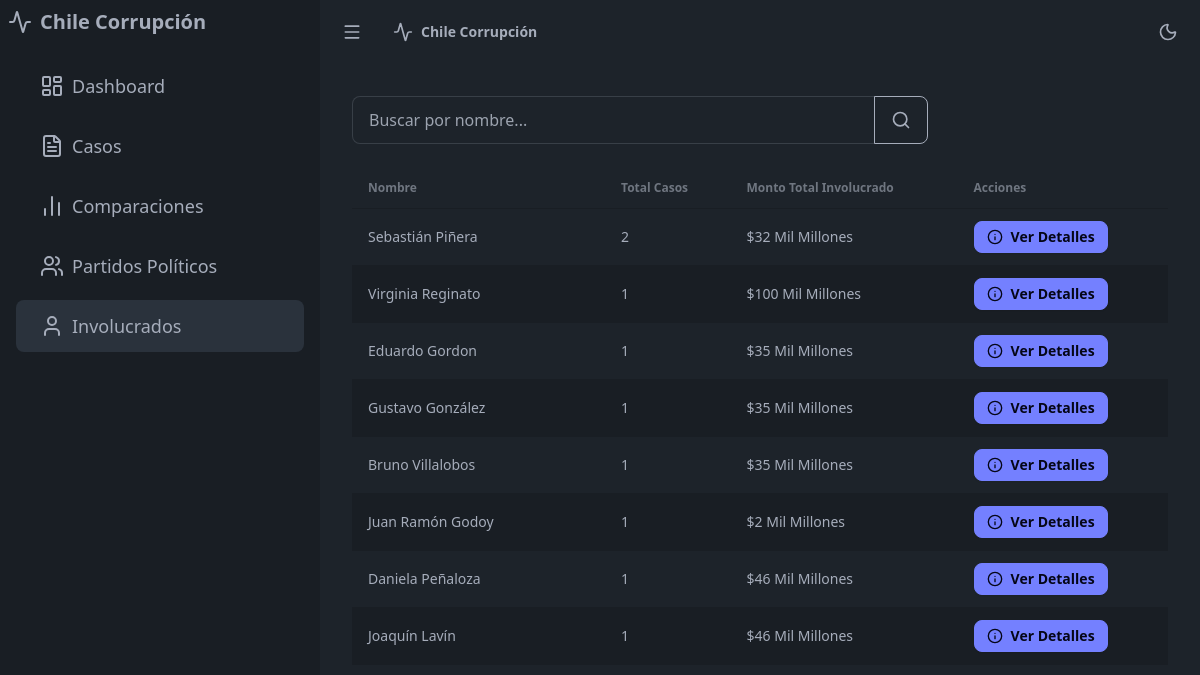
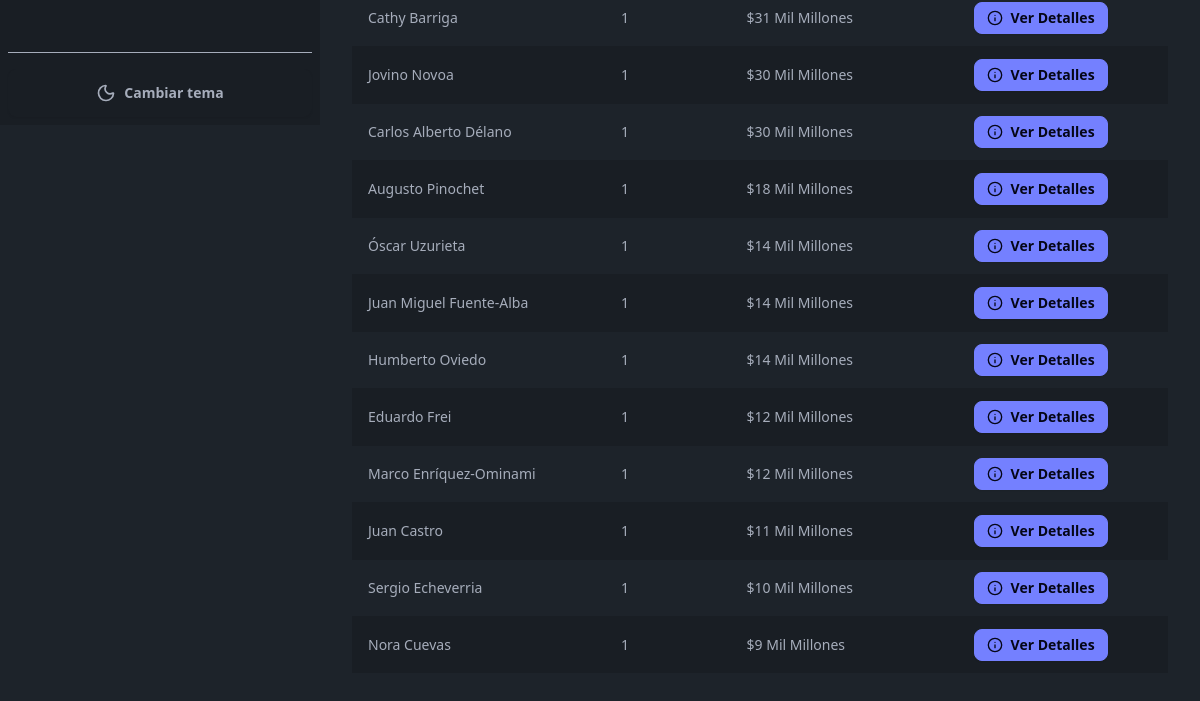
Page /involucrados/ on the earlier database version (2 pictures, top to bottom).
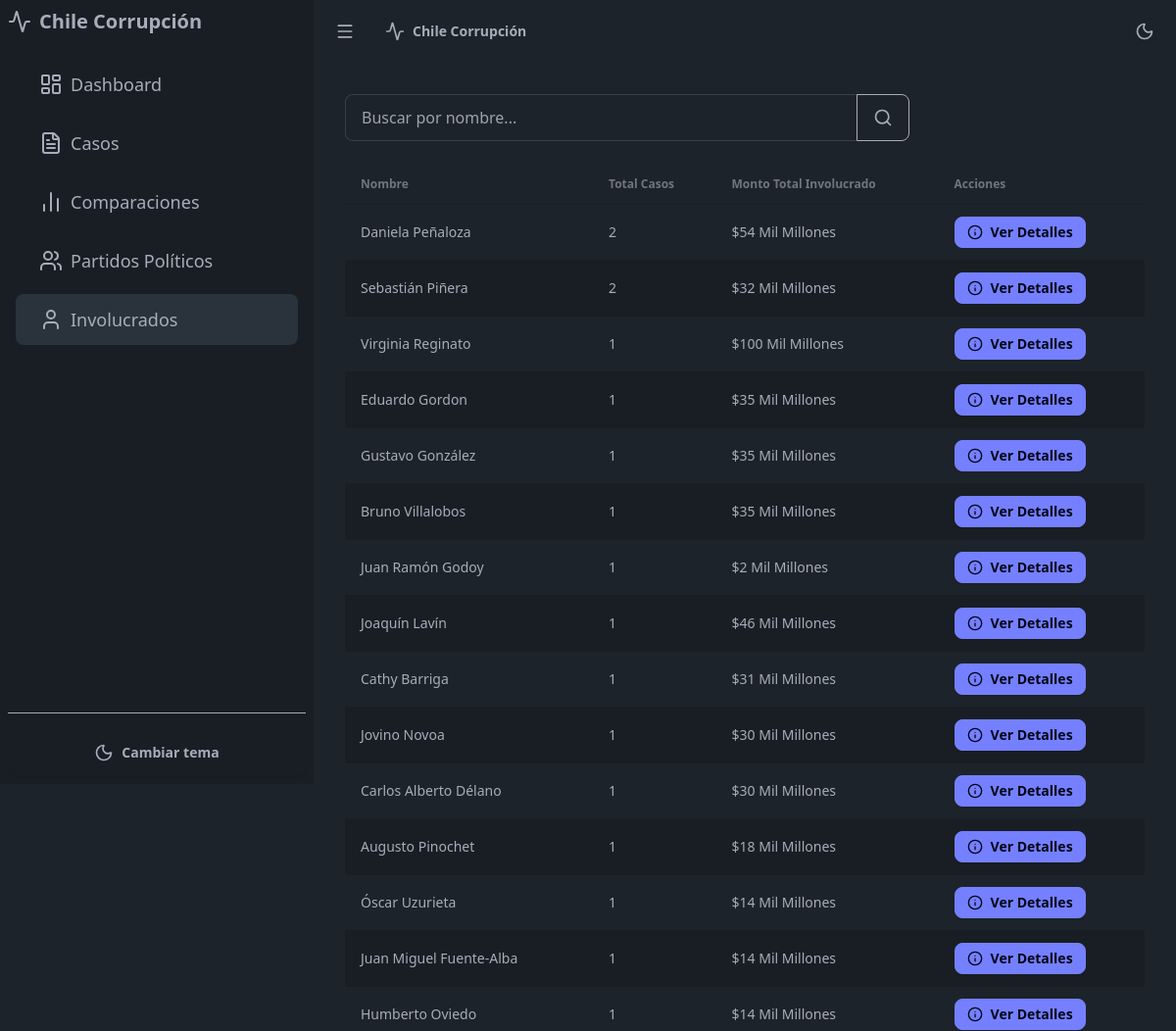
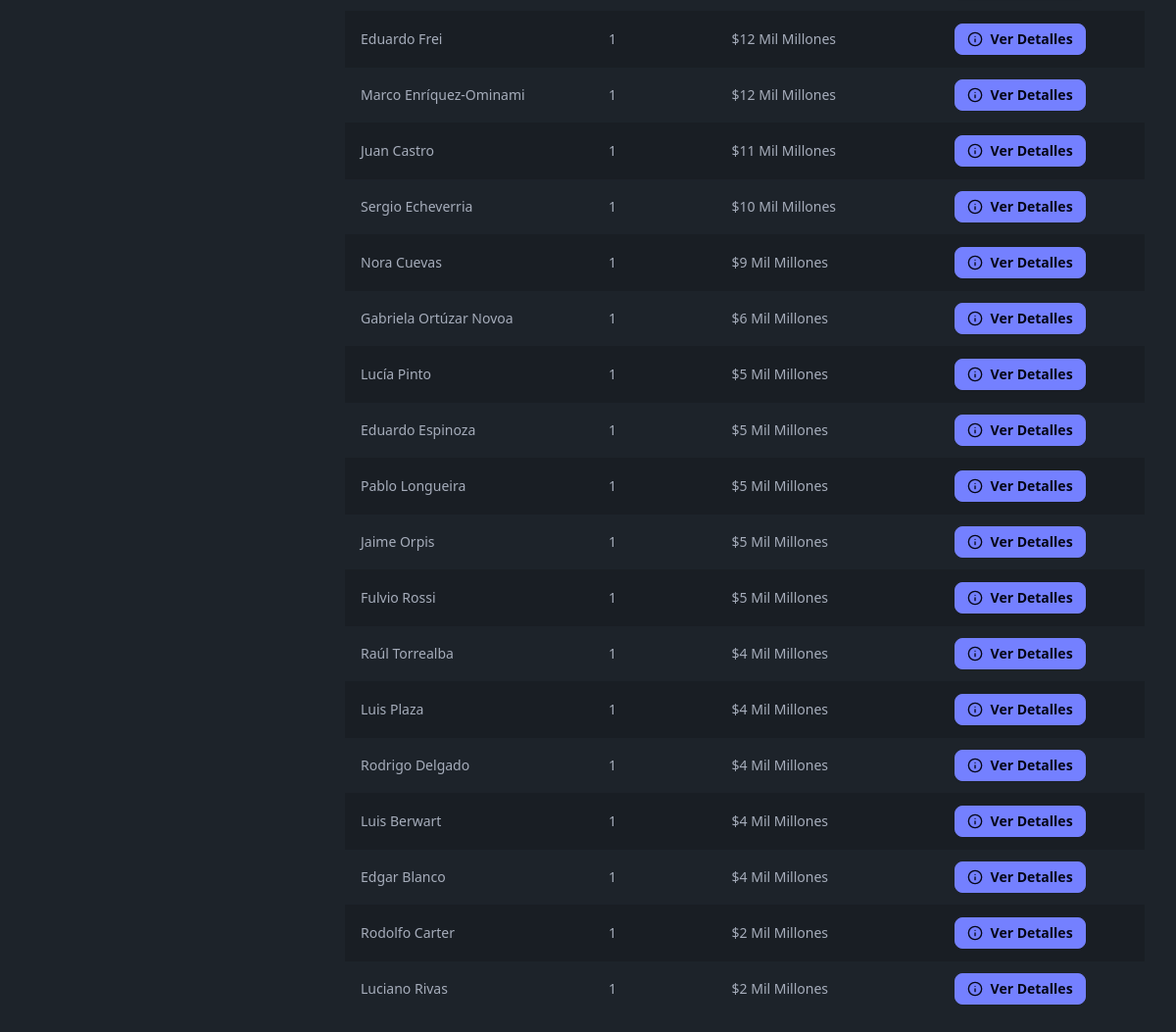
Same page on the later database version (2 pictures, top to bottom).
### data/models.py (models this page shows, shortened)
class Responsable(models.Model):
    nombre = models.CharField(max_length=255)

### visualization/views.py (the view)
# urls.py: path('involucrados/', views.involucrados, name='involucrados'),
def involucrados(request):
    query = request.GET.get('q', '')
    responsables = (
        Responsable.objects
        .annotate(
            total_casos=Count('casocorrupcion'),
            total_monto=Sum('casocorrupcion__monto', default=0)
        )
        .order_by('-total_casos')
    )
    if query:
        responsables = responsables.filter(nombre__icontains=query)
    return render(request, 'visualization/involucrados.html', {
        'responsables': responsables,
        'query': query
    })

### visualization/templatetags/custom_filters.py (called while the page is built)
@register.filter
def format_large_number(value):
    try:
        value = float(value)
        if value == 0:
            return "0"
        miles_millones = value / 1_000_000_000  # 9 ceros
        millones = value / 1_000_000  # 6 ceros
        if miles_millones >= 1:
            miles_millones_str = '{:,.0f}'.format(miles_millones).replace(',', '.')
            return f"{miles_millones_str} Mil Millones"
        if millones >= 1:
            millones_str = '{:,.0f}'.format(millones).replace(',', '.')
            return f"{millones_str} Millones"
        return '{:,.0f}'.format(value).replace(',', '.')
    except (ValueError, TypeError):
        return "0"

### templates/visualization/involucrados.html (shortened to what this page needs)
{% extends 'base.html' %}
{% load custom_filters %}
{% block content %}
<div class="mb-6">
    <form method="get" class="flex gap-2 max-w-xl">
        <div class="form-control flex-1">
            <div class="join w-full">
                <input type="text"
                       name="q"
                       placeholder="Buscar por nombre..."
                       class="input input-bordered join-item w-full"
                       value="{{ query }}">
                <button class="btn btn-outline join-item">
                    <i data-lucide="search" class="h-5 w-5"></i>
                </button>
            </div>
        </div>
    </form>
</div>
<div class="overflow-x-auto">
    <table class="table table-zebra w-full">
        <thead>
            <tr>
                <th>Nombre</th>
                <th>Total Casos</th>
                <th>Monto Total Involucrado</th>
                <th>Acciones</th>
            </tr>
        </thead>
        <tbody>
            {% for responsable in responsables %}
            <tr>
                <td class="font-medium">{{ responsable.nombre }}</td>
                <td>{{ responsable.total_casos }}</td>
                <td>${{ responsable.total_monto|format_large_number }}</td>
                <td>
                    <a href="{% url 'responsable_detalle' responsable.id %}" class="btn btn-sm btn-primary">
                        <i data-lucide="info" class="w-4 h-4"></i>
                        Ver Detalles
                    </a>
                </td>
            </tr>
            {% endfor %}
        </tbody>
    </table>
</div>
{% endblock %}

### templates/base.html (shortened to what this page needs)
{% load static %}
<!DOCTYPE html>
<html lang="es" data-theme="dark">
<head>
    <link rel="stylesheet" href="{% static 'css/output.css' %}" media="print" onload="this.media='all'">
    <link rel="stylesheet" href="https://cdn.jsdelivr.net/npm/daisyui@4.4.19/dist/full.css" media="print" onload="this.media='all'">
    <link rel="preload" href="https://cdn.jsdelivr.net/npm/daisyui@4.4.19/dist/full.css" as="style" onload="this.rel='stylesheet'">
</head>
<body>
    <div class="drawer lg:drawer-open">
        <div class="drawer-content">
            <div class="navbar bg-base-100 lg:hidden">
                <div class="flex-none">
                    <label for="my-drawer" class="btn btn-square btn-ghost drawer-button">
                        <i data-lucide="menu" class="h-5 w-5"></i>
                    </label>
                </div>
                <div class="flex-1">
                    <a href="{% url 'dashboard' %}" class="btn btn-ghost text-xl">
                        <i data-lucide="activity" class="h-5 w-5"></i>
                        Chile Corrupción
                    </a>
                </div>
                <div class="flex-none">
                    <button onclick="toggleTheme()" class="btn btn-circle btn-ghost">
                        <i data-lucide="moon" class="h-5 w-5 block dark:hidden"></i>
                    </button>
                </div>
            </div>
            <div id="content" class="p-4 lg:p-8" style="display: none;">
                {% block content %}{% endblock %}
            </div>
        </div>
        <div class="drawer-side">
            <div class="menu p-4 w-80 min-h-full bg-base-200">
                <div class="flex items-center gap-2 mb-4">
                    <i data-lucide="activity" class="h-6 w-6"></i>
                    <span class="text-xl font-bold">Chile Corrupción</span>
                </div>
                <ul class="menu menu-lg gap-2">
                    <li>
                        <a href="{% url 'dashboard' %}" class="{% if request.resolver_match.url_name == 'dashboard' %}active{% endif %}">
                            <i data-lucide="layout-dashboard"></i>
                            Dashboard
                        </a>
                    </li>
                    <li>
                        <a href="{% url 'casos' %}" class="{% if request.resolver_match.url_name == 'casos' %}active{% endif %}">
                            <i data-lucide="file-text"></i>
                            Casos
                        </a>
                    </li>
                    <li>
                        <a href="{% url 'comparaciones' %}" class="{% if request.resolver_match.url_name == 'comparaciones' %}active{% endif %}">
                            <i data-lucide="bar-chart-2"></i>
                            Comparaciones
                        </a>
                    </li>
                    <li>
                        <a href="{% url 'partidos' %}" class="{% if request.resolver_match.url_name == 'partidos' %}active{% endif %}">
                            <i data-lucide="users"></i>
                            Partidos Políticos
                        </a>
                    </li>
                    <li>
                        <a href="{% url 'involucrados' %}" class="{% if request.resolver_match.url_name == 'involucrados' %}active{% endif %}">
                            <i data-lucide="user"></i>
                            Involucrados
                        </a>
                    </li>
                </ul>
                <div class="mt-auto pt-4 border-t">
                    <button onclick="toggleTheme()" class="btn btn-block">
                        <i data-lucide="moon" class="h-5 w-5 block dark:hidden"></i>
                        Cambiar tema
                    </button>
                </div>
            </div>
        </div>
    </div>
</body>
</html>

### templates/base.html (style rules this page uses)
:root { color-scheme: dark light; }
body { visibility: hidden; opacity: 0; transition: opacity 0.3s ease; }
body.ready { visibility: visible; opacity: 1; }
#content { display: none; opacity: 0; transition: opacity 0.3s ease; }
#content.visible { opacity: 1; }

Differences in the rows shown:
shown differently, row unchanged: Responsable "Daniela Peñaloza": total_casos "1" → "2"; total_monto "46 Mil Millones" → "54 Mil Millones"; moves up the list
added Responsable: nombre "Gabriela Ortúzar Novoa", total_casos "1", total_monto "6 Mil Millones"
added Responsable: nombre "Lucía Pinto", total_casos "1", total_monto "5 Mil Millones"
added Responsable: nombre "Eduardo Espinoza", total_casos "1", total_monto "5 Mil Millones"
added Responsable: nombre "Pablo Longueira", total_casos "1", total_monto "5 Mil Millones"
added Responsable: nombre "Jaime Orpis", total_casos "1", total_monto "5 Mil Millones"
added Responsable: nombre "Fulvio Rossi", total_casos "1", total_monto "5 Mil Millones"
added Responsable: nombre "Raúl Torrealba", total_casos "1", total_monto "4 Mil Millones"
added Responsable: nombre "Luis Plaza", total_casos "1", total_monto "4 Mil Millones"
added Responsable: nombre "Rodrigo Delgado", total_casos "1", total_monto "4 Mil Millones"
added Responsable: nombre "Luis Berwart", total_casos "1", total_monto "4 Mil Millones"
added Responsable: nombre "Edgar Blanco", total_casos "1", total_monto "4 Mil Millones"
added Responsable: nombre "Rodolfo Carter", total_casos "1", total_monto "2 Mil Millones"
added Responsable: nombre "Luciano Rivas", total_casos "1", total_monto "2 Mil Millones"
